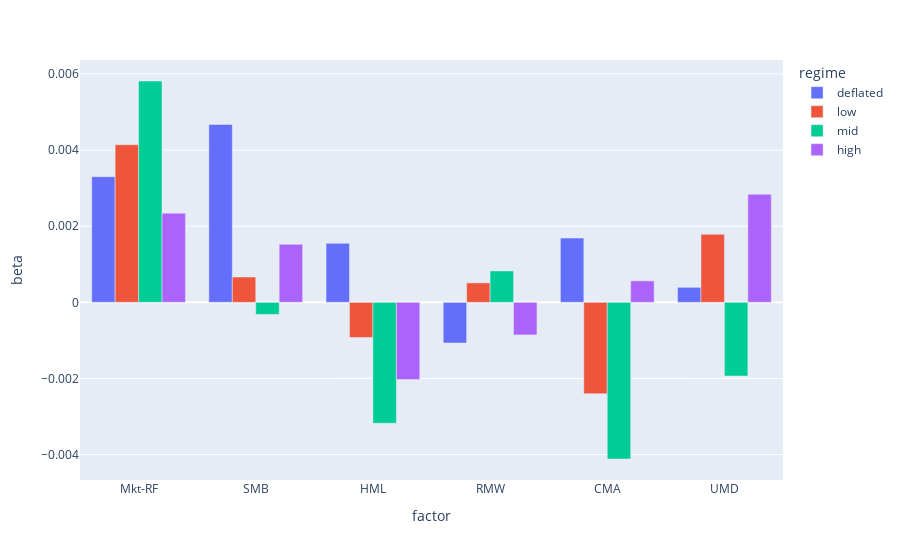

The notebook cell this image was saved under:
### Code cell
# plot the betas using plotly plot grouped by factor and regime
# make plot bigger

import plotly.express as px

fig = px.bar(regime_df_non_multi, x="factor", y="beta", color="regime", barmode="group")
fig.show()

### Figure 1 — Plotly figure (JSON) as saved in the notebook; plotly's stock layout.template omitted (floating-point values rounded to 4 significant figures)
{"data": [{"alignmentgroup": "True", "hovertemplate": "regime=deflated<br>factor=%{x}<br>beta=%{y}<extra></extra>", "legendgroup": "deflated", "marker": {"color": "#636efa", "pattern": {"shape": ""}}, "name": "deflated", "offsetgroup": "deflated", "orientation": "v", "showlegend": true, "textposition": "auto", "type": "bar", "x": ["Mkt-RF", "SMB", "HML", "RMW", "CMA", "UMD"], "xaxis": "x", "y": [0.003302, 0.004676, 0.00155, -0.001068, 0.001689, 0.0003944], "yaxis": "y"}, {"alignmentgroup": "True", "hovertemplate": "regime=low<br>factor=%{x}<br>beta=%{y}<extra></extra>", "legendgroup": "low", "marker": {"color": "#EF553B", "pattern": {"shape": ""}}, "name": "low", "offsetgroup": "low", "orientation": "v", "showlegend": true, "textposition": "auto", "type": "bar", "x": ["Mkt-RF", "SMB", "HML", "RMW", "CMA", "UMD"], "xaxis": "x", "y": [0.004143, 0.0006656, -0.0009225, 0.0005117, -0.002402, 0.001789], "yaxis": "y"}, {"alignmentgroup": "True", "hovertemplate": "regime=mid<br>factor=%{x}<br>beta=%{y}<extra></extra>", "legendgroup": "mid", "marker": {"color": "#00cc96", "pattern": {"shape": ""}}, "name": "mid", "offsetgroup": "mid", "orientation": "v", "showlegend": true, "textposition": "auto", "type": "bar", "x": ["Mkt-RF", "SMB", "HML", "RMW", "CMA", "UMD"], "xaxis": "x", "y": [0.005817, -0.0003171, -0.003178, 0.0008253, -0.004117, -0.001936], "yaxis": "y"}, {"alignmentgroup": "True", "hovertemplate": "regime=high<br>factor=%{x}<br>beta=%{y}<extra></extra>", "legendgroup": "high", "marker": {"color": "#ab63fa", "pattern": {"shape": ""}}, "name": "high", "offsetgroup": "high", "orientation": "v", "showlegend": true, "textposition": "auto", "type": "bar", "x": ["Mkt-RF", "SMB", "HML", "RMW", "CMA", "UMD"], "xaxis": "x", "y": [0.002344, 0.001524, -0.00203, -0.0008562, 0.0005642, 0.002841], "yaxis": "y"}], "layout": {"barmode": "group", "legend": {"title": {"text": "regime"}, "tracegroupgap": 0}, "margin": {"t": 60}, "xaxis": {"anchor": "y", "domain": [0, 1], "title": {"text": "factor"}}, "yaxis": {"anchor": "x", "domain": [0, 1], "title": {"text": "beta"}}}}
